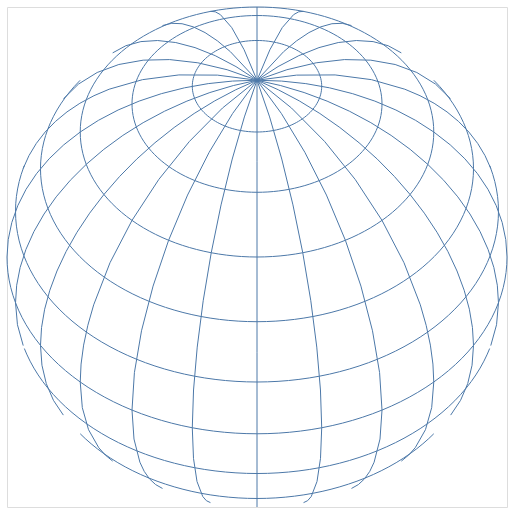

Source (Vega-Lite JSON):
### Vega specification from a JSON file in a GitHub repository (floating-point values rounded to 4 significant figures)
{"$schema": "https://vega.github.io/schema/vega/v5.json", "autosize": "pad", "padding": 5, "width": 500, "height": 500, "style": "cell", "data": [{"name": "source_0", "transform": [{"type": "graticule", "step": [15, 15]}]}], "projections": [{"name": "projection", "size": {"signal": "[width, height]"}, "fit": {"signal": "data('source_0')"}, "type": "orthographic", "rotate": [0, -45, 0]}], "marks": [{"name": "marks", "type": "shape", "style": ["geoshape"], "from": {"data": "source_0"}, "encode": {"update": {"stroke": {"value": "#4c78a8"}, "fill": {"value": "transparent"}}}, "transform": [{"type": "geoshape", "projection": "projection"}]}]}
